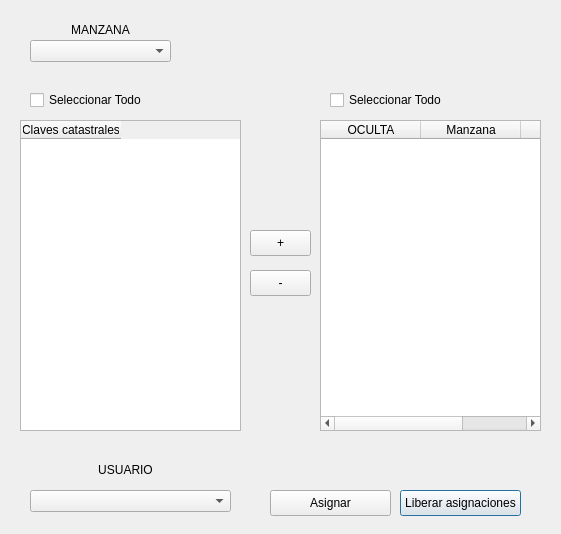
<?xml version="1.0" encoding="UTF-8"?>
<ui version="4.0">
 <class>AsignacionRevision</class>
 <widget class="QDialog" name="AsignacionRevision">
  <property name="geometry">
   <rect>
    <x>0</x>
    <y>0</y>
    <width>561</width>
    <height>534</height>
   </rect>
  </property>
  <property name="windowTitle">
   <string>AsignacionRevision</string>
  </property>
  <widget class="QPushButton" name="btnLiberarAsig">
   <property name="geometry">
    <rect>
     <x>400</x>
     <y>490</y>
     <width>121</width>
     <height>26</height>
    </rect>
   </property>
   <property name="text">
    <string>Liberar asignaciones</string>
   </property>
  </widget>
  <widget class="QPushButton" name="btnMenos">
   <property name="geometry">
    <rect>
     <x>250</x>
     <y>270</y>
     <width>61</width>
     <height>26</height>
    </rect>
   </property>
   <property name="text">
    <string>-</string>
   </property>
  </widget>
  <widget class="QCheckBox" name="chkTodoMazPred">
   <property name="geometry">
    <rect>
     <x>330</x>
     <y>90</y>
     <width>211</width>
     <height>20</height>
    </rect>
   </property>
   <property name="text">
    <string>Seleccionar Todo</string>
   </property>
  </widget>
  <widget class="QTableWidget" name="tablaMazPred">
   <property name="geometry">
    <rect>
     <x>320</x>
     <y>120</y>
     <width>221</width>
     <height>311</height>
    </rect>
   </property>
   <column>
    <property name="text">
     <string>OCULTA</string>
    </property>
   </column>
   <column>
    <property name="text">
     <string>Manzana</string>
    </property>
   </column>
   <column>
    <property name="text">
     <string>Predio</string>
    </property>
   </column>
  </widget>
  <widget class="QTableWidget" name="tablaClaves">
   <property name="geometry">
    <rect>
     <x>20</x>
     <y>120</y>
     <width>221</width>
     <height>311</height>
    </rect>
   </property>
   <column>
    <property name="text">
     <string>Claves catastrales</string>
    </property>
   </column>
  </widget>
  <widget class="QComboBox" name="cmbUsuario">
   <property name="geometry">
    <rect>
     <x>30</x>
     <y>490</y>
     <width>201</width>
     <height>22</height>
    </rect>
   </property>
  </widget>
  <widget class="QPushButton" name="btnAsignar">
   <property name="geometry">
    <rect>
     <x>270</x>
     <y>490</y>
     <width>121</width>
     <height>26</height>
    </rect>
   </property>
   <property name="text">
    <string>Asignar</string>
   </property>
  </widget>
  <widget class="QCheckBox" name="chkTodoClaves">
   <property name="geometry">
    <rect>
     <x>30</x>
     <y>90</y>
     <width>211</width>
     <height>20</height>
    </rect>
   </property>
   <property name="text">
    <string>Seleccionar Todo</string>
   </property>
  </widget>
  <widget class="QPushButton" name="btnMas">
   <property name="geometry">
    <rect>
     <x>250</x>
     <y>230</y>
     <width>61</width>
     <height>26</height>
    </rect>
   </property>
   <property name="text">
    <string>+</string>
   </property>
  </widget>
  <widget class="QLabel" name="lblUsuario_2">
   <property name="geometry">
    <rect>
     <x>30</x>
     <y>460</y>
     <width>191</width>
     <height>20</height>
    </rect>
   </property>
   <property name="text">
    <string>&lt;html&gt;&lt;head/&gt;&lt;body&gt;&lt;p align=&quot;center&quot;&gt;USUARIO&lt;/p&gt;&lt;/body&gt;&lt;/html&gt;</string>
   </property>
  </widget>
  <widget class="QLabel" name="lblLocalidad_2">
   <property name="geometry">
    <rect>
     <x>30</x>
     <y>20</y>
     <width>141</width>
     <height>20</height>
    </rect>
   </property>
   <property name="text">
    <string>&lt;html&gt;&lt;head/&gt;&lt;body&gt;&lt;p align=&quot;center&quot;&gt;MANZANA&lt;/p&gt;&lt;/body&gt;&lt;/html&gt;</string>
   </property>
  </widget>
  <widget class="QComboBox" name="cmbManzana">
   <property name="geometry">
    <rect>
     <x>30</x>
     <y>40</y>
     <width>141</width>
     <height>22</height>
    </rect>
   </property>
  </widget>
 </widget>
 <resources/>
 <connections/>
</ui>
